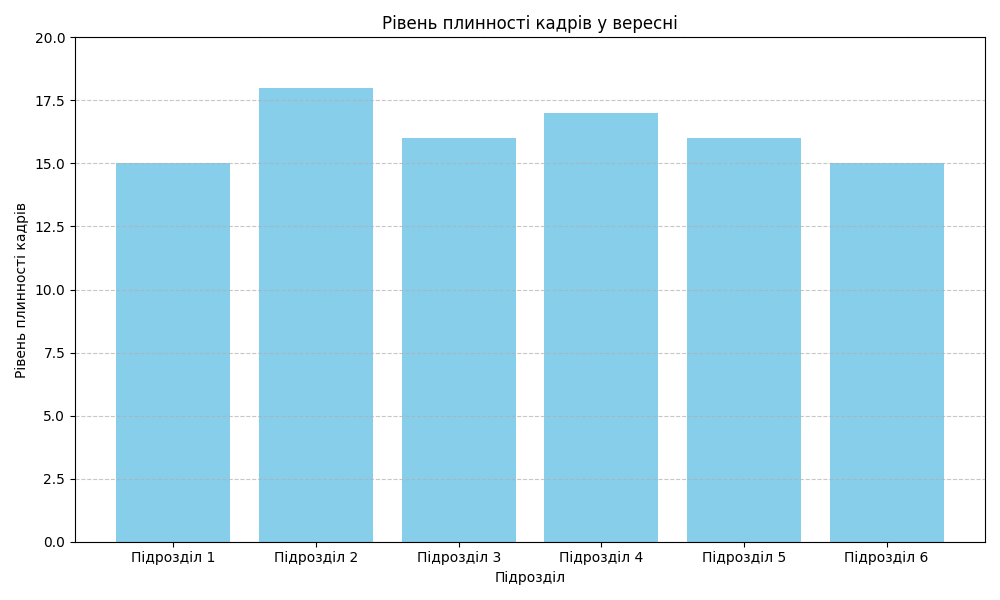

Write the Python code that produced this figure.
import matplotlib.pyplot as plt

# Назви підрозділів
departments = ['Підрозділ 1', 'Підрозділ 2', 'Підрозділ 3', 'Підрозділ 4', 'Підрозділ 5', 'Підрозділ 6']

# Рівень плинності кадрів у вересні
turnover_rate = [15, 18, 16, 17, 16, 15]  # Приблизно однаковий

plt.figure(figsize=(10, 6))
plt.bar(departments, turnover_rate, color='skyblue')
plt.title('Рівень плинності кадрів у вересні')
plt.xlabel('Підрозділ')
plt.ylabel('Рівень плинності кадрів')
plt.ylim(0, max(turnover_rate) + 2)  # Додамо додатковий простір над стовпчиками
plt.grid(axis='y', linestyle='--', alpha=0.7)
plt.tight_layout()
plt.savefig('d4.png')
plt.show()


